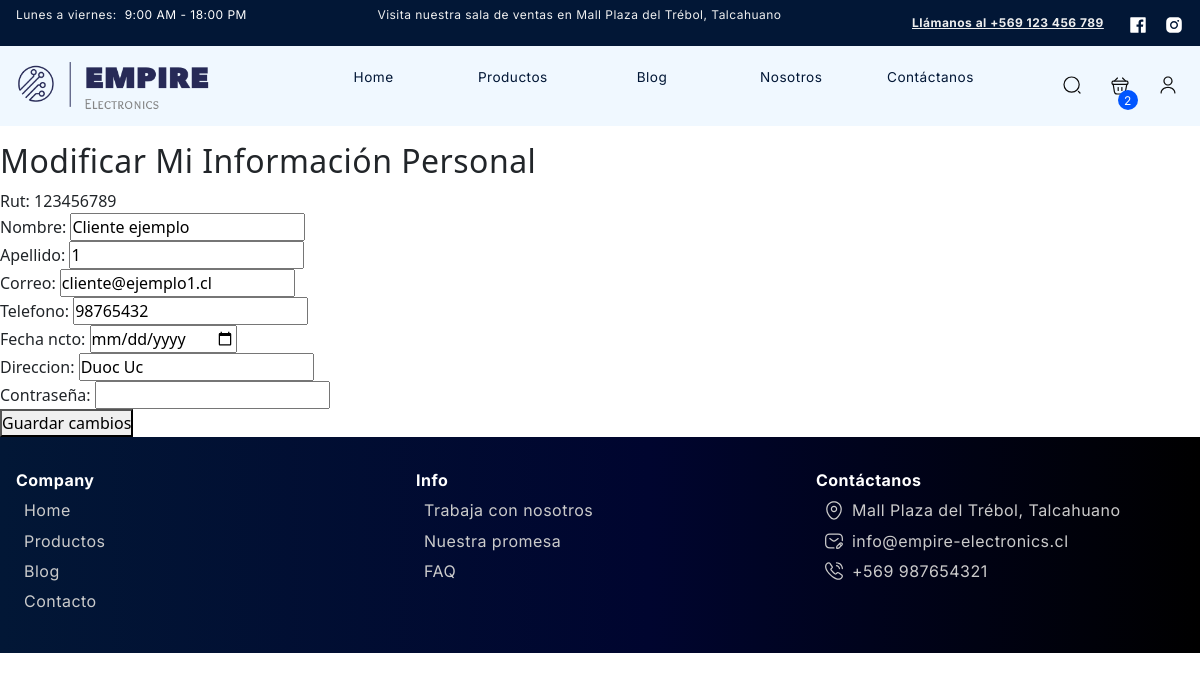
Before: /perfil/ (signed in) with the older database file.
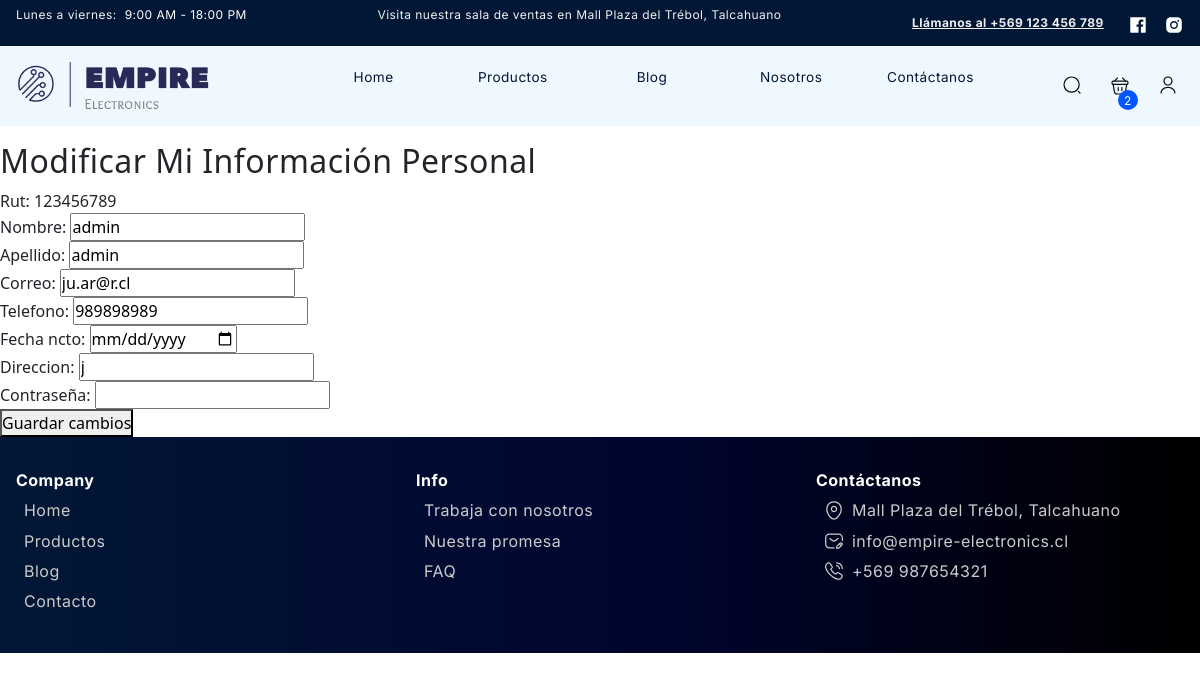
After: the same page with the newer database file.
### empireapp/models.py (models this page shows, shortened)
class Cliente(AbstractBaseUser, PermissionsMixin):
    rut = models.CharField(max_length=12, unique=True, primary_key=True)
    nombre = models.CharField(max_length=100)
    apellido = models.CharField(max_length=100)
    correo = models.EmailField(max_length=100, unique=True)
    telefono = models.CharField(max_length=20)
    fecha_ncto = models.DateField(default=timezone.now)
    direccion = models.CharField(max_length=255)
    is_active = models.BooleanField(default=True)
    is_staff = models.BooleanField(default=False)
    objects = ClienteManager()
    USERNAME_FIELD = 'correo'
    REQUIRED_FIELDS = ['rut', 'nombre', 'apellido', 'telefono', 'fecha_ncto', 'direccion']

### empireapp/views.py (the view)
# urls.py: path('perfil/', perfil, name='perfil'),
@login_required
def perfil(request):
    if request.method == 'POST':
        form = UpdateClienteForm(request.POST, instance=request.user)
        if form.is_valid():
            form.save()
            return redirect('perfil')
    else:
        form = UpdateClienteForm(instance=request.user)
    return render(request, 'empireapp/pages/perfil.html', {'form': form})

### empireapp/forms.py (shortened to what this page needs)
class UpdateClienteForm(UserChangeForm):
    fecha_ncto = forms.DateField(widget=forms.DateInput(attrs={'type': 'date'}))
    password = forms.CharField(label='Contraseña', strip=False, required=False, widget=forms.PasswordInput)
    class Meta(UserChangeForm.Meta):
        model = Cliente
        fields = ('rut', 'nombre', 'apellido', 'correo', 'telefono', 'fecha_ncto', 'direccion')
    def __init__(self, *args, **kwargs):
        super().__init__(*args, **kwargs)
        self.fields['rut'].disabled = True  # Deshabilita el campo rut

### empireapp/context_processors.py (called while the page is built)
def cart_item_count(request):
    cart_item_count = 0
    items = []
    total = 0
    if request.user.is_authenticated:
        cart = Cart.objects.filter(user=request.user).first()
        if cart:
            cart_items = CartItem.objects.filter(cart=cart).select_related('producto')
            cart_item_count = cart_items.count()
            items = cart_items
            total = sum(item.producto.precio * item.quantity for item in items)
    else:
        cart = None
    return {'cart_item_count': cart_item_count, 'cart': cart, 'items': items, 'total': total}

def login_form(request):
    form = AuthenticationForm()
    return {'login_form': form}

### empireapp/templatetags/custom_filters.py (called while the page is built)
@register.filter
def currency(value):
    return "${:,.0f}".format(value)

### empireapp/templates/empireapp/pages/perfil.html (shortened to what this page needs)
{% extends "../index.html" %}
{% load static %}
{% block contenedor %}
<h2>Modificar Mi Información Personal </h2>
<form method="post">
    {{ form.rut.label_tag }}
    {{ form.rut.value }}
    <br>
    {{ form.nombre.label_tag }}
    {{ form.nombre }}
    <br>
    {{ form.apellido.label_tag }}
    {{ form.apellido }}
    <br>
    {{ form.correo.label_tag }}
    {{ form.correo }}
    <br>
    {{ form.telefono.label_tag }}
    {{ form.telefono }}
    <br>
    {{ form.fecha_ncto.label_tag }}
    {{ form.fecha_ncto }}
    <br>
    {{ form.direccion.label_tag }}
    {{ form.direccion }}
    <br>
    {{ form.password.label_tag }}
    {{ form.password }}
    <br>
    <button type="submit">Guardar cambios</button>
</form>
{% endblock contenedor %}

### empireapp/templates/empireapp/index.html (shortened to what this page needs)
{% load static %}
{% load custom_filters %}
<!DOCTYPE html>
<html lang="es-ES">
<head>
    <link rel="stylesheet" href="{% static 'empireapp/css/style.css' %}">
    <link href="https://cdn.jsdelivr.net/npm/bootstrap@5.3.3/dist/css/bootstrap.min.css" rel="stylesheet">
</head>
<body>
    <header class="empire-header empire-bg">
        <section class="empire-header-call">
            <div class="empire-header-call-container">
                <div class="empire-header-call-attention">
                    <p class="empire-header-call-attention__days">Lunes a viernes: </p>
                    <p class="empire-header-call-attention__hours">9:00 AM - 18:00 PM</p>
                </div>
                <div class="empire-header-call-city">
                    <p class="empire-header-call-city__address">Visita nuestra sala de ventas en Mall Plaza del Trébol,
                        Talcahuano</p>
                </div>
                <div class="empire-header-call-rrss">
                    <a class="empire-header-call-rrss__phone" href="tel:+569 123 456 789">
                        <strong>Llámanos al +569 123 456 789</strong>
                    </a>
                    <a class="empire-header-call-rrss__icon" href="https:www.facebook.com" target="_blank">
                        <img src="{% static 'empireapp/images/icon-facebook.svg' %}" alt="Logo Facebook">
                    </a>
                    <a class="empire-header-call-rrss__icon" href="https:www.instagram.com" target="_blank">
                        <img src="{% static "empireapp/images/icon-instagram.svg" %}" alt="Logo Instagram">
                    </a>
                </div>
            </div>
        </section>
        <section class="empire-header-container">
            <div class="empire-header-logo">
                <img class="empire-header-logo__img" src="{% static "empireapp/images/logo-empire-01.png" %}"
                    alt="Logo Empire">
            </div>
            <nav class="empire-menu">
                <ul class="empire-menu-nav">
                    <li class="empire-menu-nav__list">
                        <a class="empire-menu-nav__link" href="{% url "index" %}">Home</a>
                    </li>
                    <li class="empire-menu-nav__list">
                        <a class="empire-menu-nav__link" href="{% url "productos" %}">Productos</a>
                    </li>
                    <li class="empire-menu-nav__list">
                        <a class="empire-menu-nav__link" href="{% url "blog" %}">Blog</a>
                    </li>
                    <li class="empire-menu-nav__list">
                        <a class="empire-menu-nav__link" href="{% url "about" %}">Nosotros</a>
                    </li>
                    <li class="empire-menu-nav__list">
                        <a class="empire-menu-nav__link" href="{% url "contacto" %}">Contáctanos</a>
                    </li>
                </ul>
            </nav>
            <div class="empire-menu-cart">
                <a href="" class="empire-menu-cart__link">
                    <img class="empire-menu-cart__img" src="{% static "empireapp/images/icon-search.svg" %}"
                        alt="Icono Búsqueda">
                </a>
                <a id="empire-cart" class="empire-menu-cart__link cart--number">
                    <span id="empire-cart__number" class="empire-cart__number">
                            {{cart_item_count}}
                        </span>
                    <img class="empire-menu-cart__img" src="{% static "empireapp/images/icon-carrito.svg" %}"
                        alt="Icono Carrito de Compra">
                </a>
                <a id="empire-usuario" class="empire-menu-cart__link usuario">
                    <img class="empire-menu-cart__img" src="{% static "empireapp/images/icon-user.svg" %}"
                        alt="Icono Usuario">
                </a>
            </div>
        </section>
    </header>
    {% block contenedor %}{% endblock contenedor %}
    <footer class="empire-footer">
        <div class="empire-footer-container">
            <div class="empire-footer-info">
                <h3 class="empire-footer-info__title">Company</h3>
                <a class="empire-footer-info__link" href="#">Home</a>
                <a class="empire-footer-info__link" href="pages/products.html">Productos</a>
                <a class="empire-footer-info__link" href="pages/blog.html">Blog</a>
                <a class="empire-footer-info__link" href="pages/contact.html">Contacto</a>
            </div>
            <div class="empire-footer-info">
                <h3 class="empire-footer-info__title">Info</h3>
                <a class="empire-footer-info__link" href="pages/works.html">Trabaja con nosotros</a>
                <a class="empire-footer-info__link" href="pages/blog.html">Nuestra promesa</a>
                <a class="empire-footer-info__link" href="pages/faq.html">FAQ</a>
            </div>
            <div class="empire-footer-info">
                <h3 class="empire-footer-info__title">Contáctanos</h3>
                <p class="empire-footer-info__desc">
                    <img src="{% static "empireapp/images/footer/footer-icon-location.svg" %}"
                        alt="Icon Location Footer" />
                    Mall Plaza del Trébol, Talcahuano
                </p>
                <p class="empire-footer-info__desc"><img src="{% static "empireapp/images/footer/footer-icon-email.svg"%}" alt="Icon Email"> info@empire-electronics.cl</p>
                <p class="empire-footer-info__desc"><img src="{% static "empireapp/images/footer/footer-icon-phone.svg"%}" alt="Icon Phone">+569 987654321</p>
            </div>
        </div>
    </footer>
</body>
</html>

Changed rows visible on the page:
changed Cliente id 123456789: nombre "Cliente ejemplo" → "admin"; apellido "1" → "admin"; correo "cliente@ejemplo1.cl" → "ju.ar@r.cl"; telefono "98765432" → "989898989"; direccion "Duoc Uc" → "j"
